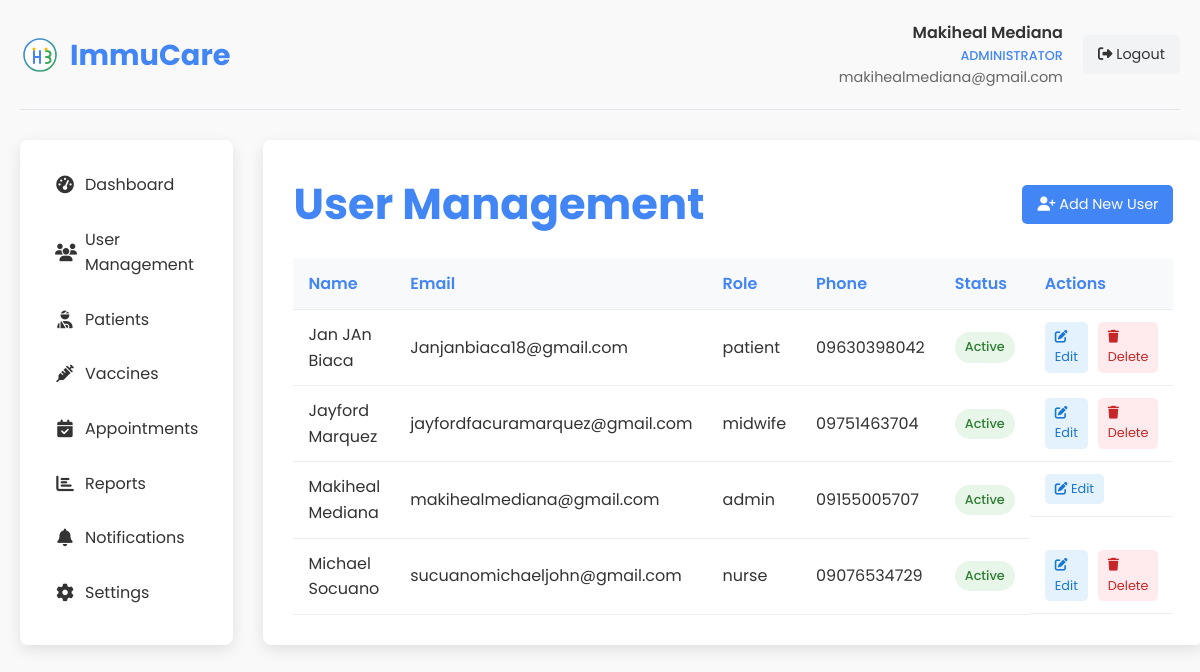
/admin_users.php (signed in), run on the app's committed database.
### tables this page shows
CREATE TABLE `users` (
  `id` int(11) NOT NULL,
  `role_id` int(11) NOT NULL DEFAULT 4,
  `user_type` enum('admin','midwife','nurse','patient') NOT NULL DEFAULT 'patient',
  `name` varchar(100) NOT NULL,
  `email` varchar(100) NOT NULL,
  `phone` varchar(20) NOT NULL,
  `password` varchar(255) NOT NULL,
  `otp` varchar(6) DEFAULT NULL,
  `otp_expiry` datetime DEFAULT NULL,
  `is_active` tinyint(1) DEFAULT 1,
  `last_login` datetime NOT NULL,
  `created_at` datetime NOT NULL,
  `updated_at` timestamp NOT NULL DEFAULT current_timestamp() ON UPDATE current_timestamp()
);

CREATE TABLE `roles` (
  `id` int(11) NOT NULL,
  `name` varchar(50) NOT NULL,
  `description` text DEFAULT NULL,
  `created_at` datetime DEFAULT current_timestamp()
);

### admin_users.php (the view, shortened to what this page needs)
<?php
$admin_id = $_SESSION['user_id'];
$admin_name = isset($_SESSION['user_name']) ? $_SESSION['user_name'] : 'Admin';
$admin_email = isset($_SESSION['user_email']) ? $_SESSION['user_email'] : '';
$conn = new mysqli(DB_HOST, DB_USER, DB_PASS, DB_NAME);
$action = isset($_GET['action']) ? $_GET['action'] : '';
$stmt = $conn->prepare("SELECT id, name FROM roles ORDER BY name");
$stmt->execute();
$roles = $stmt->get_result();
$roles_array = [];
while ($role = $roles->fetch_assoc()) {
    $roles_array[$role['id']] = $role['name'];
}
$users_query = "SELECT u.*, r.name as role_name FROM users u JOIN roles r ON u.role_id = r.id ORDER BY u.name";
$users_result = $conn->query($users_query);
$edit_user = null;
?>
<!DOCTYPE html>
<html lang="en">
<head>
    <link rel="stylesheet" href="styles.css">
    <link rel="stylesheet" href="https://cdnjs.cloudflare.com/ajax/libs/font-awesome/6.4.0/css/all.min.css">
</head>
<body>
    <div class="dashboard-container">
        <div class="dashboard-header">
            <div class="dashboard-logo">
                <img src="images/logo.svg" alt="ImmuCare Logo">
                <h1>ImmuCare</h1>
            </div>
            <div class="user-menu">
                <div class="user-info">
                    <div class="user-name"><?php echo htmlspecialchars($admin_name); ?></div>
                    <div class="user-role">Administrator</div>
                    <div class="user-email"><?php echo htmlspecialchars($admin_email); ?></div>
                </div>
                <a href="admin_dashboard.php?logout=1" class="logout-btn">
                    <i class="fas fa-sign-out-alt"></i> Logout
                </a>
            </div>
        </div>
        <div class="dashboard-content">
            <div class="sidebar">
                <ul class="sidebar-menu">
                    <li><a href="admin_dashboard.php"><i class="fas fa-tachometer-alt"></i> Dashboard</a></li>
                    <li><a href="admin_users.php" class="active"><i class="fas fa-users"></i> User Management</a></li>
                    <li><a href="admin_patients.php"><i class="fas fa-user-injured"></i> Patients</a></li>
                    <li><a href="admin_vaccines.php"><i class="fas fa-syringe"></i> Vaccines</a></li>
                    <li><a href="admin_appointments.php"><i class="fas fa-calendar-check"></i> Appointments</a></li>
                    <li><a href="admin_reports.php"><i class="fas fa-chart-bar"></i> Reports</a></li>
                    <li><a href="admin_notifications.php"><i class="fas fa-bell"></i> Notifications</a></li>
                    <li><a href="admin_settings.php"><i class="fas fa-cog"></i> Settings</a></li>
                </ul>
            </div>
            <div class="main-content">
                <div class="page-title">
                    <h2><?php echo $action == 'add' ? 'Add New User' : ($action == 'edit' ? 'Edit User' : 'User Management'); ?></h2>
                    <?php if ($action == ''): ?>
                        <a href="?action=add" class="btn-add"><i class="fas fa-user-plus"></i> Add New User</a>
                    <?php endif; ?>
                </div>
                <?php if ($action == 'add' || $action == 'edit'): ?>
                    <div class="user-form">
                        <form method="POST" action="<?php echo $action == 'add' ? '?action=add' : '?action=edit&id='.$edit_user['id']; ?>">
                            <?php if ($action == 'edit'): ?>
                                <input type="hidden" name="user_id" value="<?php echo $edit_user['id']; ?>">
                            <?php endif; ?>
                            <div class="form-grid">
                                <div class="form-group">
                                    <label for="name">Full Name</label>
                                    <input type="text" id="name" name="name" value="<?php echo $action == 'edit' ? htmlspecialchars($edit_user['name']) : ''; ?>" required>
                                </div>
                                <div class="form-group">
                                    <label for="email">Email Address</label>
                                    <input type="email" id="email" name="email" value="<?php echo $action == 'edit' ? htmlspecialchars($edit_user['email']) : ''; ?>" required>
                                </div>
                                <div class="form-group">
                                    <label for="password">Password <?php echo $action == 'edit' ? '(Leave blank to keep current password)' : '(Optional)'; ?></label>
                                    <input type="password" id="password" name="password">
                                </div>
                                <div class="form-group">
                                    <label for="role_id">Role</label>
                                    <select id="role_id" name="role_id" required>
                                        <option value="">-- Select Role --</option>
                                        <?php foreach ($roles_array as $id => $role_name): ?>
                                            <option value="<?php echo $id; ?>" <?php echo ($action == 'edit' && $edit_user['role_id'] == $id) ? 'selected' : ''; ?>>
                                                <?php echo htmlspecialchars($role_name); ?>
                                            </option>
                                        <?php endforeach; ?>
                                    </select>
                                </div>
                                <div class="form-group">
                                    <label for="phone">Phone Number</label>
                                    <input type="text" id="phone" name="phone" value="<?php echo $action == 'edit' ? htmlspecialchars($edit_user['phone']) : ''; ?>">
                                </div>
                                <div class="form-group-checkbox">
                                    <input type="checkbox" id="is_active" name="is_active" <?php echo ($action == 'edit' && $edit_user['is_active'] == 1) ? 'checked' : ''; ?>>
                                    <label for="is_active">Active Account</label>
                                </div>
                            </div>
                            <div class="form-buttons">
                                <button type="submit" name="<?php echo $action == 'add' ? 'add_user' : 'edit_user'; ?>" class="btn-submit">
                                    <i class="fas fa-save"></i> <?php echo $action == 'add' ? 'Add User' : 'Update User'; ?>
                                </button>
                                <a href="admin_users.php" class="btn-cancel">Cancel</a>
                            </div>
                        </form>
                    </div>
                <?php else: ?>
                    <div class="users-list">
                        <table class="users-table">
                            <thead>
                                <tr>
                                    <th>Name</th>
                                    <th>Email</th>
                                    <th>Role</th>
                                    <th>Phone</th>
                                    <th>Status</th>
                                    <th>Actions</th>
                                </tr>
                            </thead>
                            <tbody>
                                <?php if ($users_result->num_rows > 0): ?>
                                    <?php while ($user = $users_result->fetch_assoc()): ?>
                                        <tr>
                                            <td><?php echo htmlspecialchars($user['name']); ?></td>
                                            <td><?php echo htmlspecialchars($user['email']); ?></td>
                                            <td><?php echo htmlspecialchars($user['role_name']); ?></td>
                                            <td><?php echo htmlspecialchars($user['phone']); ?></td>
                                            <td>
                                                <span class="user-status <?php echo $user['is_active'] ? 'status-active' : 'status-inactive'; ?>">
                                                    <?php echo $user['is_active'] ? 'Active' : 'Inactive'; ?>
                                                </span>
                                            </td>
                                            <td class="action-buttons">
                                                <a href="?action=edit&id=<?php echo $user['id']; ?>" class="btn-edit"><i class="fas fa-edit"></i> Edit</a>
                                                <?php if ($user['id'] != $admin_id): ?>
                                                    <a href="?action=delete&id=<?php echo $user['id']; ?>" class="btn-delete" onclick="return confirm('Are you sure you want to delete this user?');"><i class="fas fa-trash"></i> Delete</a>
                                                <?php endif; ?>
                                            </td>
                                        </tr>
                                    <?php endwhile; ?>
                                <?php else: ?>
                                    <tr>
                                        <td colspan="6" style="text-align: center;">No users found.</td>
                                    </tr>
                                <?php endif; ?>
                            </tbody>
                        </table>
                    </div>
                <?php endif; ?>
            </div>
        </div>
    </div>
</body>
</html>

### styles.css (style rules this page uses)
:root { --primary-color: #4285f4; --secondary-color: #34a853; --accent-color: #fbbc05; --text-color: #333; --light-text: #666; --bg-light: #f9f9f9; --bg-white: #ffffff; --shadow: 0 5px 15px rgba(0, 0, 0, 0.1); --border-radius: 8px; --transition: all 0.3s ease; }
* { margin: 0; padding: 0; box-sizing: border-box; }
html { scroll-behavior: smooth; }
body { font-family: 'Poppins', sans-serif; line-height: 1.6; color: var(--text-color); background-color: var(--bg-light); }
a { text-decoration: none; color: inherit; }
ul { list-style: none; }
img { max-width: 100%; height: auto; }

### admin_users.php (style rules this page uses)
.dashboard-container { max-width: 1400px; margin: 0 auto; padding: 20px; }
.dashboard-header { display: flex; justify-content: space-between; align-items: center; margin-bottom: 30px; padding-bottom: 20px; border-bottom: 1px solid #e1e4e8; }
.dashboard-logo { display: flex; align-items: center; }
.dashboard-logo img { height: 40px; margin-right: 10px; }
.dashboard-logo h1 { font-size: 1.8rem; color: var(--primary-color); margin: 0; }
.user-menu { display: flex; align-items: center; }
.user-info { margin-right: 20px; text-align: right; }
.user-name { font-weight: 600; color: var(--text-color); }
.user-role { font-size: 0.8rem; color: var(--primary-color); font-weight: 500; text-transform: uppercase; }
.user-email { font-size: 0.9rem; color: var(--light-text); }
.logout-btn { padding: 8px 15px; background-color: #f1f3f5; color: var(--text-color); border-radius: 5px; font-size: 0.9rem; transition: var(--transition); }
.dashboard-content { display: grid; grid-template-columns: 1fr 4fr; gap: 30px; }
.sidebar { background-color: var(--bg-white); border-radius: var(--border-radius); box-shadow: var(--shadow); padding: 20px; }
.sidebar-menu { list-style: none; padding: 0; margin: 0; }
.sidebar-menu li { margin-bottom: 5px; }
.sidebar-menu a { display: flex; align-items: center; padding: 12px 15px; border-radius: var(--border-radius); color: var(--text-color); transition: var(--transition); text-decoration: none; }
.sidebar-menu i { margin-right: 10px; font-size: 1.1rem; width: 20px; text-align: center; }
.main-content { background-color: var(--bg-white); border-radius: var(--border-radius); box-shadow: var(--shadow); padding: 30px; }
.page-title { font-size: 1.8rem; color: var(--primary-color); margin-bottom: 20px; display: flex; justify-content: space-between; align-items: center; }
.btn-add { background-color: var(--primary-color); color: white; padding: 8px 15px; border-radius: 5px; text-decoration: none; font-size: 0.9rem; transition: var(--transition); }
.users-table { width: 100%; border-collapse: collapse; }
.users-table th, .users-table td { padding: 12px 15px; text-align: left; border-bottom: 1px solid #eee; }
.users-table th { font-weight: 600; color: var(--primary-color); background-color: #f8f9fa; }
.user-status { display: inline-block; padding: 5px 10px; border-radius: 20px; font-size: 0.8rem; font-weight: 500; }
.status-active { background-color: #e8f5e9; color: #2e7d32; }
.action-buttons { display: flex; gap: 10px; }
.btn-edit, .btn-delete { padding: 5px 10px; border-radius: 5px; font-size: 0.8rem; text-decoration: none; transition: var(--transition); }
.btn-edit { background-color: #e3f2fd; color: #1976d2; }
.btn-delete { background-color: #ffebee; color: #c62828; }

### data on the page
users: name "Jan JAn Biaca", email "Janjanbiaca18@gmail.com", role.name "patient", phone "09630398042", is_active "Active"
users: name "Jayford Marquez", email "jayfordfacuramarquez@gmail.com", role.name "midwife", phone "09751463704", is_active "Active"
users: name "Makiheal Mediana", email "makihealmediana@gmail.com", role.name "admin", phone "09155005707", is_active "Active"
users: name "Michael Socuano", email "sucuanomichaeljohn@gmail.com", role.name "nurse", phone "09076534729", is_active "Active"

### other printed values
$admin_name "Makiheal Mediana"
$admin_email "makihealmediana@gmail.com"
